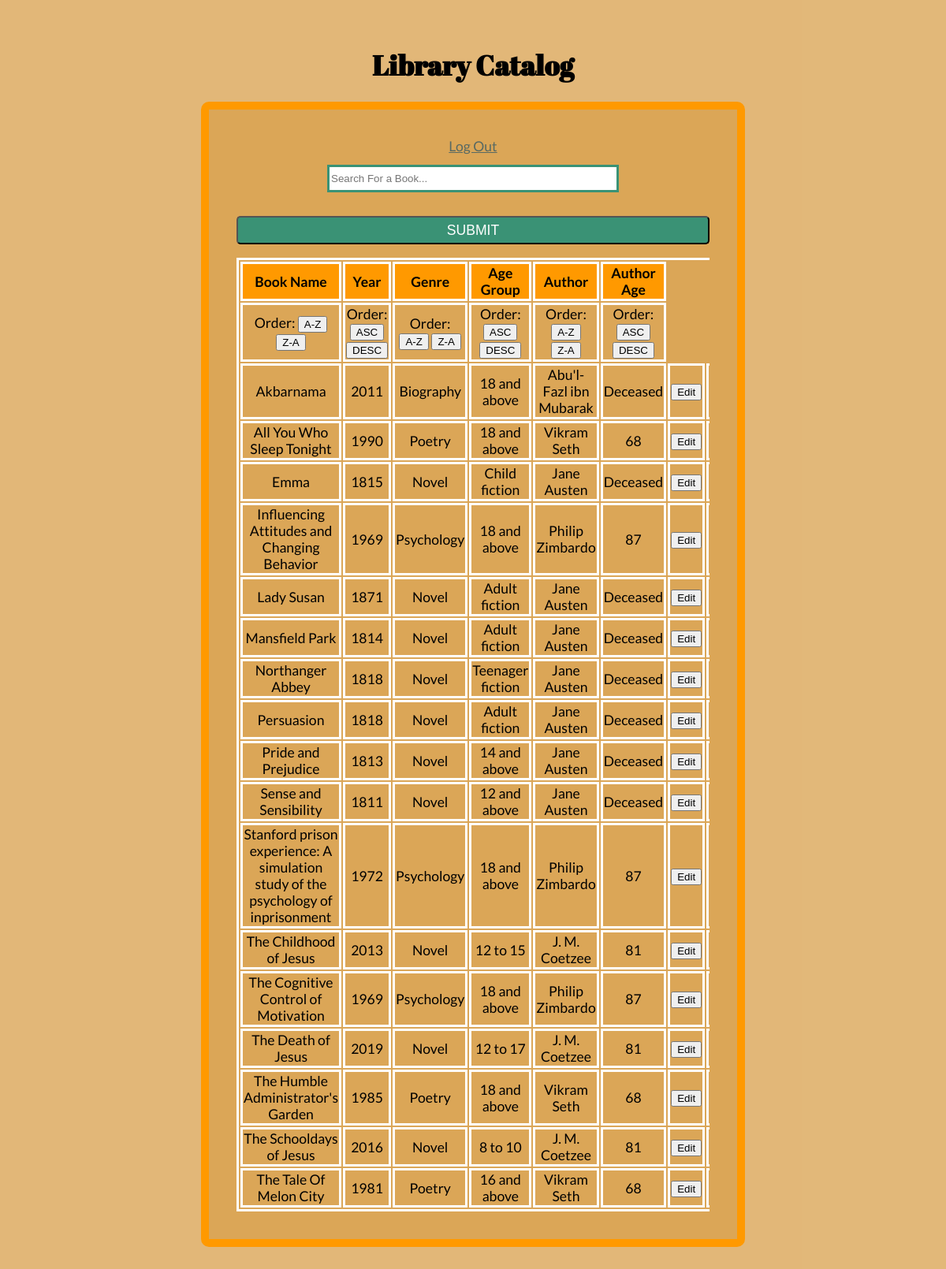
The page /library.php (signed in) on the database its author committed.
### tables this page shows
CREATE TABLE `books` (
  `book id` int(11) NOT NULL,
  `book_name` varchar(255) NOT NULL,
  `year` int(4) NOT NULL,
  `genre` varchar(255) NOT NULL,
  `age_group` varchar(255) NOT NULL,
  `author_id` int(11) DEFAULT NULL
);

CREATE TABLE `authors` (
  `author_id` int(11) NOT NULL,
  `author_name` varchar(255) NOT NULL,
  `age` varchar(11) NOT NULL,
  `genre` varchar(255) NOT NULL
);

### library.php (the view, shortened to what this page needs)
<?php
function addTable(){
    if(isset($_POST["order"])){
        updateTable();
    }elseif(isset($_POST["searchBar"])){
        $searchVal = $_POST["searchBar"];
        searchResults($searchVal);
    }elseif(isset($_POST["changeEntry"])){
        changeRecord();
    }else{
        fillTable();
    }
}
function fillTable($sortType='ASC', $sortTarget='books.book_name'){
    include 'connectServer.php';
    if($_SESSION["currentMemb"] == "Member"){
        $sql = "SELECT book_name, year, genre, age_group "
                . "FROM books "
                . "ORDER BY ".$sortTarget." ".$sortType.";";
        $result = $conn->query($sql);
        if($result){
            if($result->num_rows > 0){
                echo "<table>";
                echo "<tr>";
                    echo "<th>Book Name</th>";
                    echo "<th>Year</th>";
                    echo "<th>Genre</th>";
                    echo "<th>Age Group</th>";
                    echo "</tr>";
                while($row = $result->fetch_assoc()) {
                    echo "<tr>";
                    echo "<td>" . $row["book_name"]. "</td>";
                    echo "<td>" . $row["year"]. "</td>";
                    echo "<td>" . $row["genre"]. "</td>";
                    echo "<td>" . $row["age_group"]. "</td>";
                    echo "</tr>";
                  }
                echo "</table>";
            }
        } else {
            echo "Error selecting table " . $conn->error;
        }
    }elseif($_SESSION["currentMemb"] == "Librarian"){
        $sql = "SELECT book_name, year, books.genre, age_group, author_name, age "
                . "FROM books "
                . "LEFT JOIN authors ON books.author_id = authors.author_id "
                . "ORDER BY ".$sortTarget." ".$sortType.";";
        $result = $conn->query($sql);
        if($result){
            if($result->num_rows > 0){
                echo "<table>";
                echo "<tr>";
                echo "<th>Book Name</th>";
                echo "<th>Year</th>";
                echo "<th>Genre</th>";
                echo "<th>Age Group</th>";
                echo "<th>Author</th>";
                echo "<th>Author Age</th>";
                echo "</tr>";
                echo "<form method='post' action=''>";
                echo "<tr>";
                echo "<td>Order: <input type='submit' value='A-Z' name='bookASC'/> <input type='submit' value='Z-A' name='bookDESC'/></td>";
                echo "<td>Order: <input type='submit' value='ASC' name='yearASC'/> <input type='submit' value='DESC' name='yearDESC'/></td>";
                echo "<td>Order: <input type='submit' value='A-Z' name='genreASC'/> <input type='submit' value='Z-A' name='genreDESC'/></td>";
                echo "<td>Order: <input type='submit' value='ASC' name='ageASC'/> <input type='submit' value='DESC' name='ageDESC'/></td>";
                echo "<td>Order: <input type='submit' value='A-Z' name='authASC'/> <input type='submit' value='Z-A' name='authDESC'/></td>";
                echo "<td>Order: <input type='submit' value='ASC' name='authAgeASC'/> <input type='submit' value='DESC' name='authAgeDESC'/></td>";
                echo "</tr>";
                echo "</form>";
                while($row = $result->fetch_assoc()) {
                    echo "<form method='post' action=''>";
                    echo "<tr>";
                    echo "<td>" . $row["book_name"]. "</td>";
                    echo "<td>" . $row["year"]. "</td>";
                    echo "<td>" . $row["genre"]. "</td>";
                    echo "<td>" . $row["age_group"]. "</td>";
                    echo "<td>" . $row["author_name"]. "</td>";
                    echo "<td>" . $row["age"]. "</td>";
                    echo "<td><input type='submit' value='Edit' name='Edit'/></td>";
                    echo "<td><input type='submit' value='Delete' name='Delete'/></td>";
                    echo "</tr>";
                    echo "</form>";
                  }
                echo "</table>";
            }
        } else {
            echo "Error selecting table " . $conn->error;
        }
    }
}
?>
<!DOCTYPE html>
<html lang="en" xmlns="http://www.w3.org/1999/xhtml">
<head>
    <link rel="stylesheet" href="css/styleSheet.css">
</head>
<body>
    <div class="container-parent">
        <div class="flex-container">
            <h1>Library Catalog</h1>
            <div class="flex-col" id="catalog">
                <a href="index.php">Log Out</a>
                <form method='post' action=''>
                <input id="searchBar" class="input" type="text" name="searchBar" placeholder="Search For a Book..."/>
                <input class="submit" type="submit">
                </form>
                <div id="table">
                    <?php
                        addTable();
                    ?>
                </div>
            </div>
        </div>
    </div>
</body>
</html>

### css/styleSheet.css (style rules this page uses)
body { background-image: url(../images/library.jpg); background-size: cover; background-repeat: no-repeat; font-size: 1.1em; margin: 0; font-family: 'Lato', sans-serif; }
h1 { font-family: 'Abril Fatface', cursive; }
table { width: inherit; overflow:scroll; }
th { background-color: #FF9900; }
.input { width: 60%; height: 2em; margin: 1em 0; }
.submit { background-color: #3A9275; color: white; font-size: 1em; text-transform: uppercase; border-radius: 5px; width: 100%; height: 2em; margin: 1em 0; }
.flex-container { display: flex; flex-direction: column; text-align: center; background-color: rgb(219,166,87,0.8); width: 100%; min-height: 100vh; max-width: 100%; margin: 0; padding: 2em 0; }
.flex-col { white-space: nowrap; background-color: rgb(219,166,87); border: solid 10px #FF9900; border-radius: 10px; padding: 2em; margin: auto; width: 100%; max-width: 50vw; }
#searchBar { border: solid #3A9275; }
#catalog { white-space: normal; }
table,th,td { border: solid 3px White; }
#table { overflow: scroll; }
a { color: #576963; }

### rows shown on the page
books: book_name "Akbarnama", year "2011", genre "Biography", age_group "18 and above", author.author_name "Abu'l-Fazl ibn Mubarak", author.age "Deceased"
books: book_name "All You Who Sleep Tonight", year "1990", genre "Poetry", age_group "18 and above", author.author_name "Vikram Seth", author.age "68"
books: book_name "Emma", year "1815", genre "Novel", age_group "Child fiction", author.author_name "Jane Austen", author.age "Deceased"
books: book_name "Influencing Attitudes and Changing Behavior", year "1969", genre "Psychology", age_group "18 and above", author.author_name "Philip Zimbardo", author.age "87"
books: book_name "Lady Susan", year "1871", genre "Novel", age_group "Adult fiction", author.author_name "Jane Austen", author.age "Deceased"
books: book_name "Mansfield Park", year "1814", genre "Novel", age_group "Adult fiction", author.author_name "Jane Austen", author.age "Deceased"
books: book_name "Northanger Abbey", year "1818", genre "Novel", age_group "Teenager fiction", author.author_name "Jane Austen", author.age "Deceased"
books: book_name "Persuasion", year "1818", genre "Novel", age_group "Adult fiction", author.author_name "Jane Austen", author.age "Deceased"
books: book_name "Pride and Prejudice", year "1813", genre "Novel", age_group "14 and above", author.author_name "Jane Austen", author.age "Deceased"
books: book_name "Sense and Sensibility", year "1811", genre "Novel", age_group "12 and above", author.author_name "Jane Austen", author.age "Deceased"
books: book_name "Stanford prison experience: A simulation study of the psychology of inprisonment", year "1972", genre "Psychology", age_group "18 and above", author.author_name "Philip Zimbardo", author.age "87"
books: book_name "The Childhood of Jesus", year "2013", genre "Novel", age_group "12 to 15", author.author_name "J. M. Coetzee", author.age "81"
books: book_name "The Cognitive Control of Motivation", year "1969", genre "Psychology", age_group "18 and above", author.author_name "Philip Zimbardo", author.age "87"
books: book_name "The Death of Jesus", year "2019", genre "Novel", age_group "12 to 17", author.author_name "J. M. Coetzee", author.age "81"
books: book_name "The Humble Administrator's Garden", year "1985", genre "Poetry", age_group "18 and above", author.author_name "Vikram Seth", author.age "68"
books: book_name "The Schooldays of Jesus", year "2016", genre "Novel", age_group "8 to 10", author.author_name "J. M. Coetzee", author.age "81"
books: book_name "The Tale Of Melon City", year "1981", genre "Poetry", age_group "16 and above", author.author_name "Vikram Seth", author.age "68"
